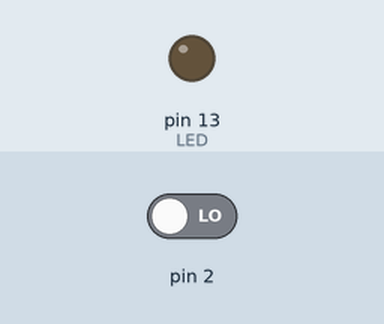
The sketch below on a simulated Arduino Uno, built with avr-gcc and run on an emulated ATmega328P. On the bench: output pins drawn as LEDs (lit = HIGH). Inputs (shaded band) come from the test bench; at power-on: pin 2 LOW.

Above: at 5.0 s.
5.1 s: pin 2 driven HIGH
At 5.5 s:
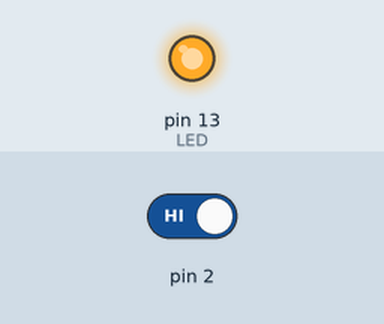
6.6 s: pin 2 driven LOW
At 7.8 s:
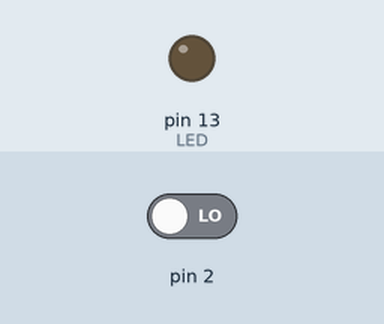
Timing chart, 0 to 9.6 s (numbered marks = the images above; inputs shaded):
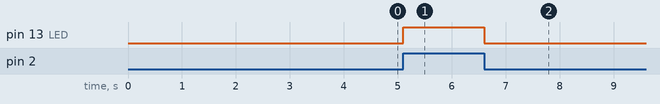

The sketch:

3b.ino
```cpp
#include <avr/io.h>
#include <avr/interrupt.h>

int main(void)
{
    // LED pin (PB5 / Pin 13) as output
    DDRB |= (1 << DDB5);

    // Button pin (PD2 / Pin 2) as input
    DDRD &= ~(1 << DDD2);

    // Configure external interrupt INT0 to trigger on any change
    EICRA |= (1 << ISC00);   // trigger on logical change
    EICRA &= ~(1 << ISC01);

    // Enable INT0 interrupt
    EIMSK |= (1 << INT0);

    // Enable global interrupts
    sei();

    while (1)
    {
        // main loop does nothing
    }
}

// Interrupt Service Routine for INT0
ISR(INT0_vect)
{
    if (PIND & (1 << PIND2))
    {
        PORTB |= (1 << PORTB5);   // LED ON
    }
    else
    {
        PORTB &= ~(1 << PORTB5);  // LED OFF
    }
}
```

Measured:
- after the input at 5.1 s, pin 13 (LED): LOW → HIGH at once
- after the input at 6.6 s, pin 13 (LED): HIGH → LOW at once
